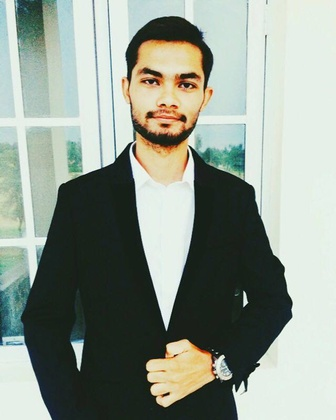
%> input picture MATLAB/Lab No. 05/Photo.jpg, 336 x 420 px, shrunk from 640 x 800 before the run
$ octave --eval "GrayScale;"   (GNU Octave 9; MATLAB toolbox functions it lacks are replaced by stand-ins)
%> lines starting %> are read from the running program, lines starting %| are printed output that depends on the picture; in (x1, y1, x2, y2) boxes, pixels count from 0 and x2, y2 are one past the last pixel; in counts of white or black regions, pixels touching at a corner belong together; the program's own positions count from 1
function GrayScale()
image = imread('Photo.jpg');
%> image is the input picture: size 420x336x3 uint8; mean R, G, B 144.2, 153.5, 142.9
blacknwhite = rgb2gray(image);
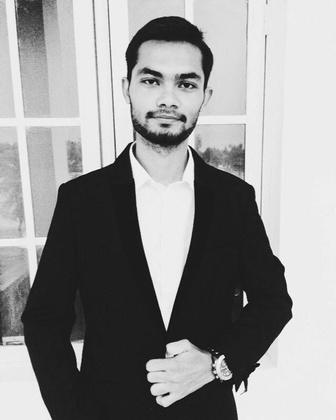
%> blacknwhite: size 420x336 uint8; min 7, max 252, mean 149.5
newimage = GrayScaleCropping(blacknwhite);
imshow(newimage);
imwrite(newimage,'Modified.png');
end

function a=GrayScaleCropping(image)
width=input('Enter the width of your square : ');
%> the answer given: 100
BorderIntensity=input('Enter Intensity : ');
%> the answer given: 3
linewidth=5;
for i=1:1:width+linewidth
    for j=1:1:linewidth
   image(j,i)=BorderIntensity;
   image(i,j)=BorderIntensity;
   image(width+j,i)=BorderIntensity;
   image(i,width+j)=BorderIntensity;
    end
end
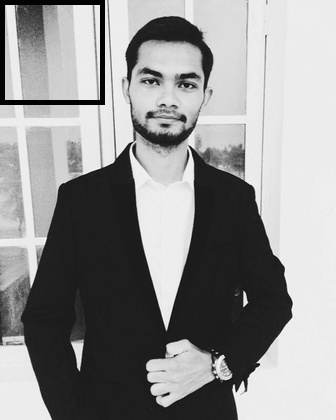
%> image: size 420x336 uint8; 1.42% of pixels changed, all inside (x1, y1, x2, y2) = (0, 0, 105, 105)
a=image;
end
